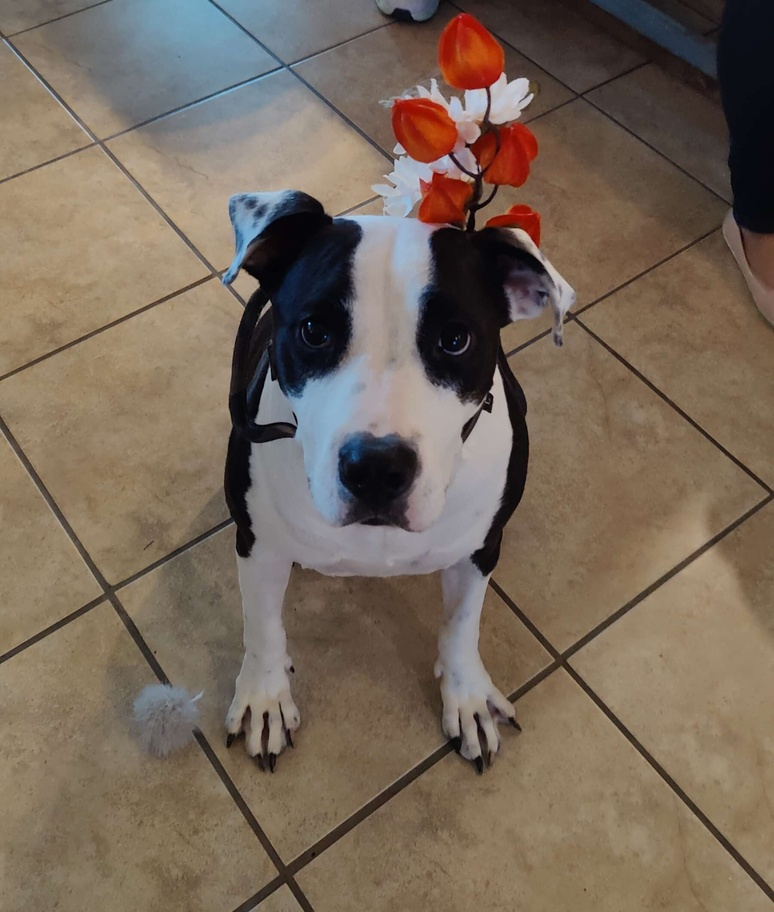
#> input picture My_Beautiful_Luna2.jpg, 774 x 912 px, shrunk from 1800 x 2120 before the run
$ python basic_filter.py
#> lines starting #> are read from the running program, lines starting #| are printed output that depends on the picture; after the words box and inside, x2 and y2 are one past the last pixel; in counts of white or black regions, pixels touching at a corner belong together
from PIL import Image, ImageFilter, ImageOps, ImageDraw
import numpy as np


def apply_filters(image_path):
#> called with image_path = 'My_Beautiful_Luna2.jpg'
    try:
        img = Image.open(image_path).convert("RGB")
#> img is the input picture: PIL image 774x912 RGB; mean R, G, B 119.2, 104.3, 90.2

        # 1. Edge Detection
        edge_img = img.filter(ImageFilter.FIND_EDGES)
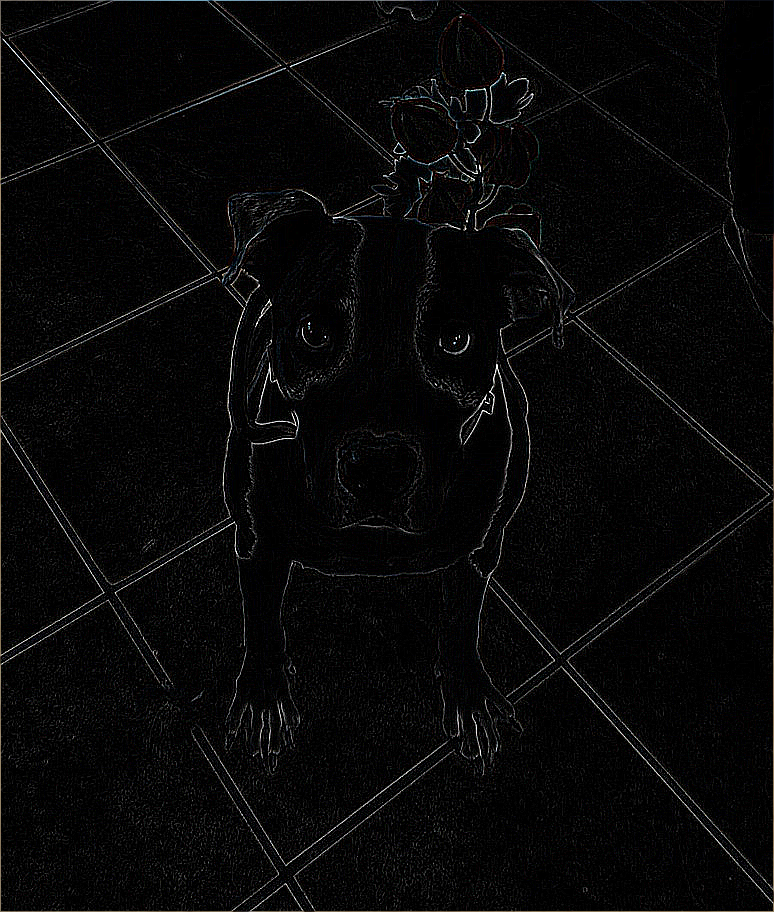
#> edge_img: PIL image 774x912 RGB; mean R, G, B 8.1, 7.9, 8.1
        edge_img.save("output_edge_detected.jpg")

        # 2. Sharpening
        sharpened_img = img.filter(ImageFilter.SHARPEN)
        sharpened_img.save("output_sharpened.jpg")

        # 3. Embossing
        embossed_img = img.filter(ImageFilter.EMBOSS)
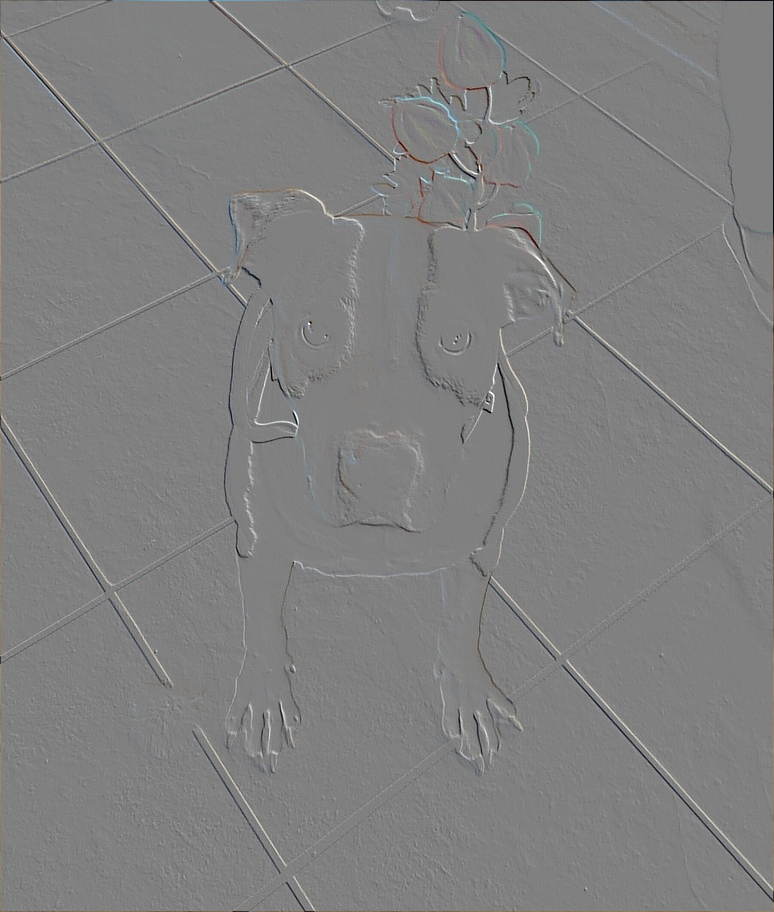
#> embossed_img: PIL image 774x912 RGB; mean R, G, B 127.8, 127.8, 127.8
        embossed_img.save("output_embossed.jpg")

        # 4. TV Static
        static_img = tv_static(img)
        static_img.save("output_tv_static.jpg")

        # 5. Bright Center Spotlight Gradient with radius 2
        spotlight_img = spotlight_center_gradient(img, radius=2)

        # 6. Draw microphone on bottom half
        final_img = draw_microphone(spotlight_img)
        final_img.save("output_spotlight_with_microphone.jpg")
        final_img.show(title="Spotlight with Microphone")

        print("All filtered images saved.")

    except Exception as e:
        print(f"Error: {e}")


def tv_static(img, noise_level=0.2):
#> called with noise_level = 0.2
    gray = ImageOps.grayscale(img)
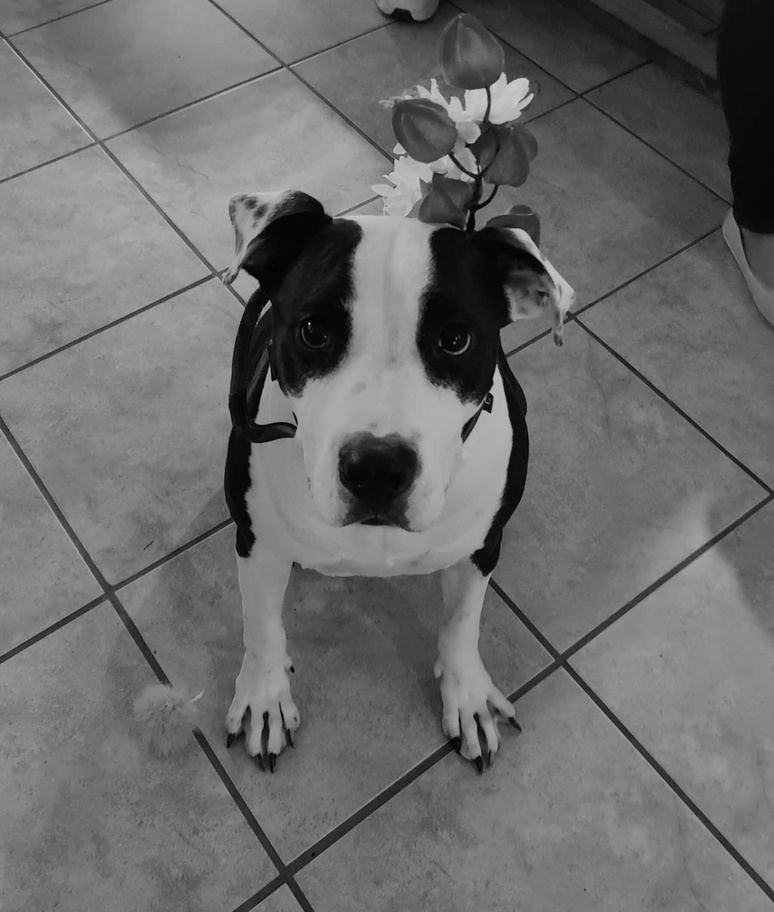
#> gray: PIL image 774x912 L; min 0, max 217, mean 107.1
    gray_np = np.array(gray).astype(np.uint8)
    noise = np.random.choice([0, 255], size=gray_np.shape, p=[
                             0.5, 0.5]).astype(np.uint8)
    mask = np.random.rand(*gray_np.shape) < noise_level
    gray_np[mask] = noise[mask]
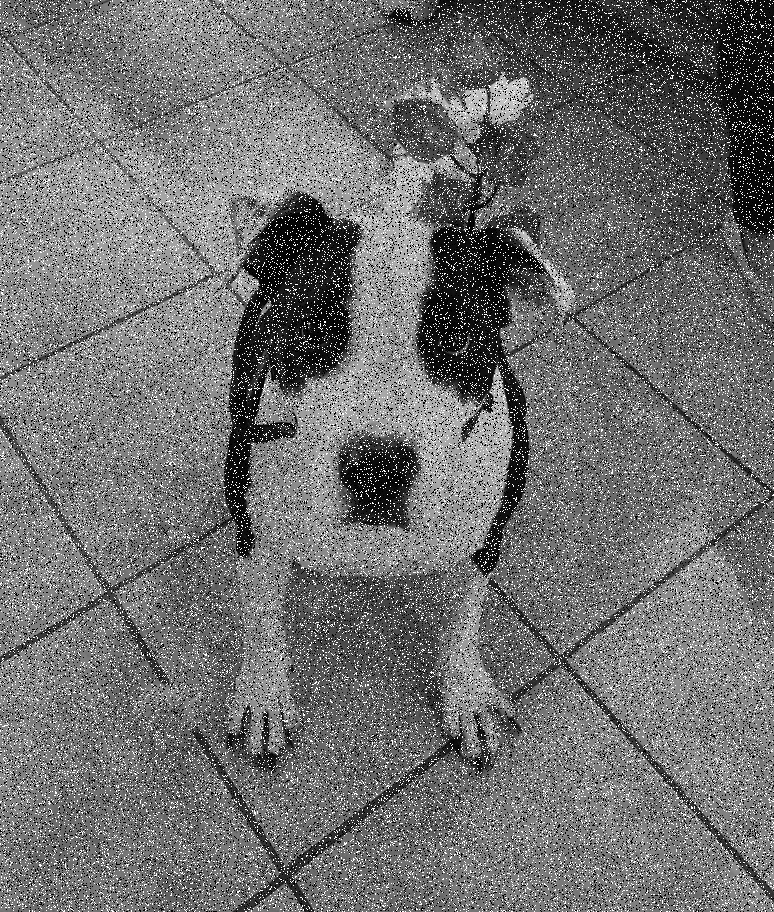
#> gray_np: shape (912, 774); 19.99% of pixels changed, all inside (x1, y1, x2, y2) = (0, 0, 774, 912)
    return Image.fromarray(gray_np, mode='L')


def spotlight_center_gradient(img, radius=40):
    """Applies a radial gradient: bright center fading to dark edges."""
#> called with radius = 2
    w, h = img.size
#> w = 774; h = 912
    img_np = np.array(img).astype(np.float32)

    cx, cy = w // 2, h // 2
#> cx = 387; cy = 456
    max_dist = np.sqrt(cx**2 + cy**2)
#> max_dist = 598.1

    Y, X = np.meshgrid(np.arange(h), np.arange(w), indexing='ij')
    dist = np.sqrt((X - cx)**2 + (Y - cy)**2)
    gradient = 1 - np.clip(dist / (max_dist / radius), 0, 1)

    gradient = gradient[:, :, np.newaxis]
    spotlighted = img_np * gradient
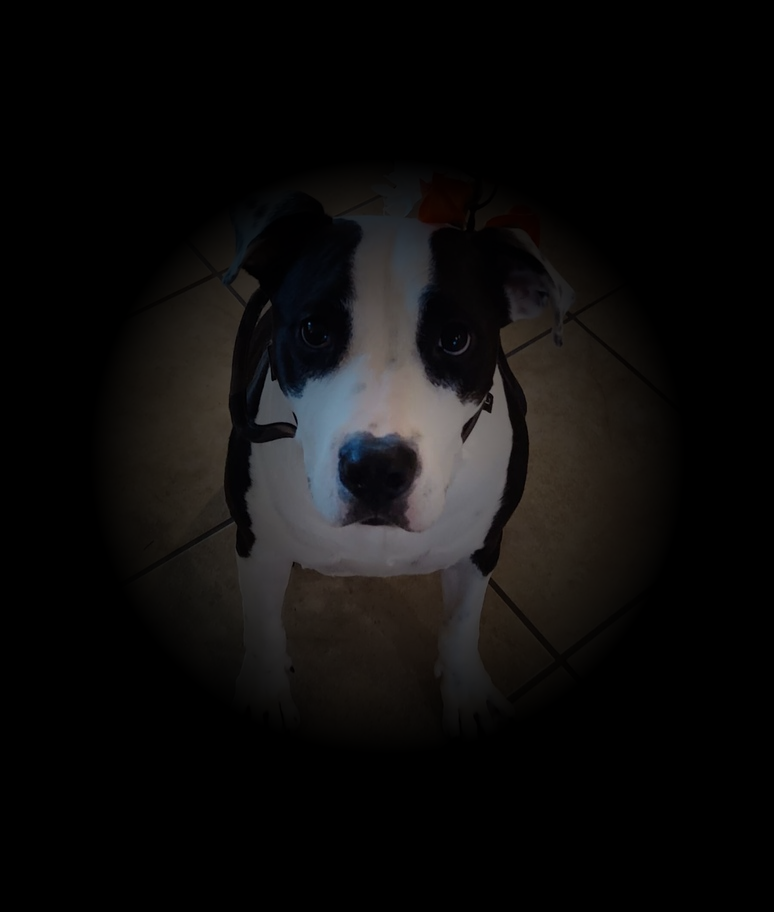
#> spotlighted: shape (912, 774, 3) float64; mean R, G, B 14.2, 13.2, 12.8
    spotlighted = np.clip(spotlighted, 0, 255).astype(np.uint8)

    return Image.fromarray(spotlighted)


def draw_microphone(img):
    """Draw a simple stylized microphone on the bottom half of the image."""
    w, h = img.size
#> w = 774; h = 912
    draw = ImageDraw.Draw(img)

    # Microphone dimensions relative to image size
    mic_width = w // 8
#> mic_width = 96
    mic_height = h // 4
#> mic_height = 228
    mic_x_center = w // 2
#> mic_x_center = 387
    mic_y_bottom = h - h // 10
#> mic_y_bottom = 821

    # Microphone base rectangle (handle)
    base_top = mic_y_bottom - mic_height // 2
#> base_top = 707
    base_left = mic_x_center - mic_width // 4
#> base_left = 363
    base_right = mic_x_center + mic_width // 4
#> base_right = 411
    base_bottom = mic_y_bottom
#> base_bottom = 821

    # Draw mic base (rectangle)
    draw.rectangle([base_left, base_top, base_right,
                   base_bottom], fill="gray", outline="black")

    # Microphone head (circle above base)
    head_radius = mic_width // 2
    head_center = (mic_x_center, base_top - head_radius)
    draw.ellipse([head_center[0] - head_radius, head_center[1] - head_radius,
                  head_center[0] + head_radius, head_center[1] + head_radius],
                 fill="silver", outline="black")

    # Mic grill lines (horizontal lines on head)
    grill_lines = 5
    line_spacing = (head_radius * 2) / (grill_lines + 1)
    for i in range(1, grill_lines + 1):
        y = head_center[1] - head_radius + i * line_spacing
        draw.line([(head_center[0] - head_radius, y),
                  (head_center[0] + head_radius, y)], fill="black", width=1)

    # Mic stand line
    stand_top = base_bottom
    stand_bottom = mic_y_bottom + h // 20
    draw.line([(mic_x_center, stand_top), (mic_x_center,
              stand_bottom)], fill="black", width=3)

    return img


if __name__ == "__main__":
    image_path = "My_Beautiful_Luna2.jpg"  # Replace with your image path
    apply_filters(image_path)

$ run again, with My_Beautiful_Luna.jpg copied over My_Beautiful_Luna2.jpg
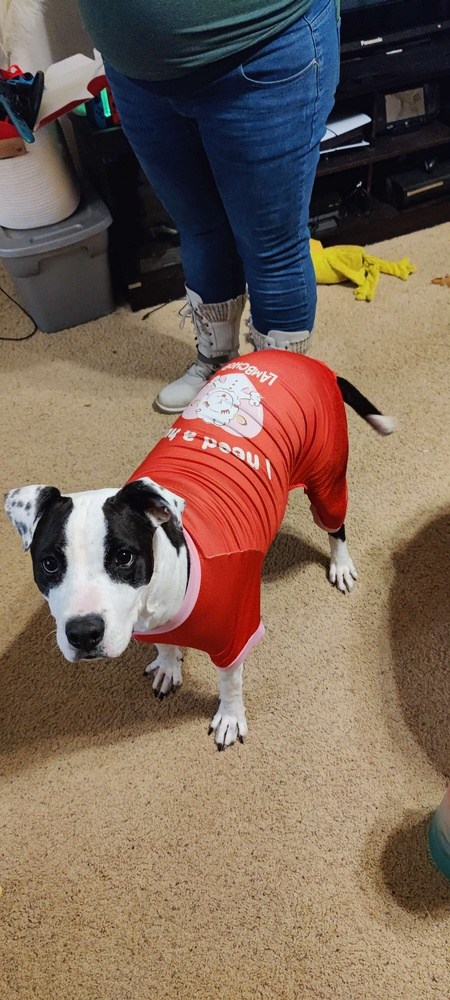
#> input picture My_Beautiful_Luna.jpg, 450 x 1000 px, shrunk from 1800 x 4000 before the run
#> in apply_filters, img is the input picture: PIL image 450x1000 RGB; mean R, G, B 122.5, 102.1, 87.8
#> in tv_static, `gray_np[mask] = noise[mask]`:
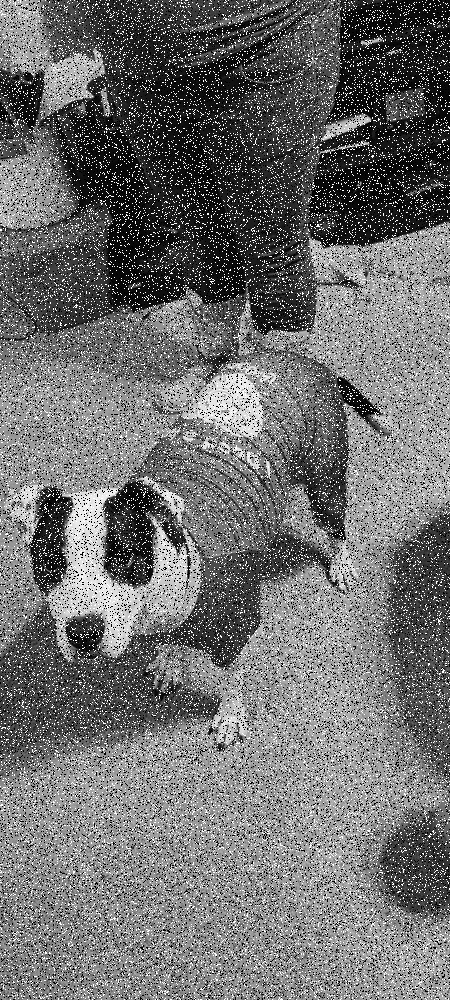
#> gray_np: shape (1000, 450); min 0, max 255, mean 110.6
#> in spotlight_center_gradient, `spotlighted = img_np * gradient`:
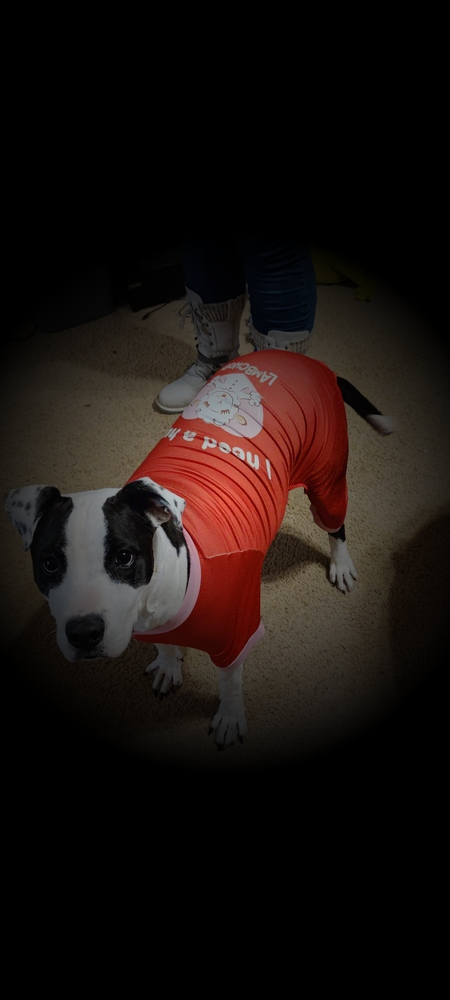
#> spotlighted: shape (1000, 450, 3) float64; mean R, G, B 26.8, 18.7, 16.2

$ run again, with My_Beautiful_Luna_Heatmap.jpg copied over My_Beautiful_Luna2.jpg
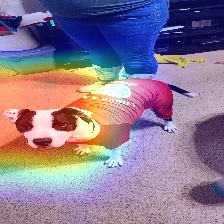
#> input picture My_Beautiful_Luna_Heatmap.jpg, 224 x 224 px
#> in apply_filters, img is the input picture: PIL image 224x224 RGB; mean R, G, B 140.3, 121.6, 144.3
#> in tv_static, `gray_np[mask] = noise[mask]`:
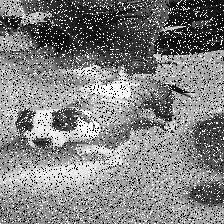
#> gray_np: shape (224, 224); min 0, max 255, mean 129.7
#> in spotlight_center_gradient, `spotlighted = img_np * gradient`:
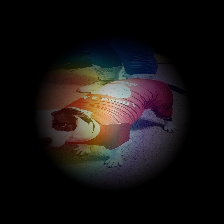
#> spotlighted: shape (224, 224, 3) float64; mean R, G, B 23.8, 19.6, 19.5

$ run again, with My_Beautiful_Luna_occluded_black.jpg copied over My_Beautiful_Luna2.jpg
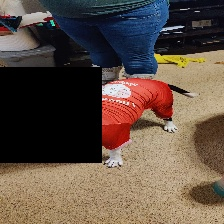
#> input picture My_Beautiful_Luna_occluded_black.jpg, 224 x 224 px
#> in apply_filters, img is the input picture: PIL image 224x224 RGB; mean R, G, B 96.3, 80.2, 68.9
#> in tv_static, `gray_np[mask] = noise[mask]`:
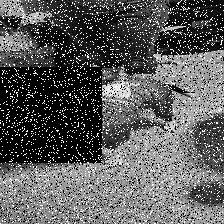
#> gray_np: shape (224, 224); min 0, max 255, mean 92.8
#> in spotlight_center_gradient, `spotlighted = img_np * gradient`:
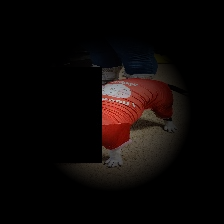
#> spotlighted: shape (224, 224, 3) float64; mean R, G, B 13.7, 8.4, 7.4
